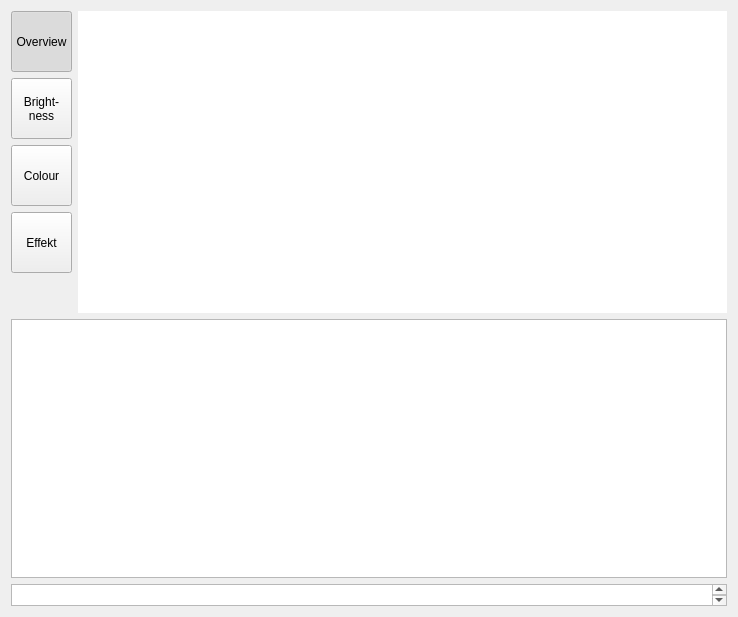
<?xml version="1.0" encoding="UTF-8"?>
<ui version="4.0">
 <class>VCProgrammerForm</class>
 <widget class="QWidget" name="VCProgrammerForm">
  <property name="geometry">
   <rect>
    <x>0</x>
    <y>0</y>
    <width>738</width>
    <height>617</height>
   </rect>
  </property>
  <property name="windowTitle">
   <string>Form</string>
  </property>
  <layout class="QVBoxLayout" name="verticalLayout_2">
   <item>
    <layout class="QHBoxLayout" name="horizontalLayout">
     <item>
      <layout class="QVBoxLayout" name="verticalLayout">
       <item>
        <widget class="QPushButton" name="btnOverview">
         <property name="minimumSize">
          <size>
           <width>61</width>
           <height>61</height>
          </size>
         </property>
         <property name="maximumSize">
          <size>
           <width>61</width>
           <height>61</height>
          </size>
         </property>
         <property name="text">
          <string>Overview</string>
         </property>
         <property name="checkable">
          <bool>true</bool>
         </property>
         <property name="checked">
          <bool>true</bool>
         </property>
         <property name="autoExclusive">
          <bool>true</bool>
         </property>
        </widget>
       </item>
       <item>
        <widget class="QPushButton" name="btnBrightness">
         <property name="minimumSize">
          <size>
           <width>61</width>
           <height>61</height>
          </size>
         </property>
         <property name="maximumSize">
          <size>
           <width>61</width>
           <height>61</height>
          </size>
         </property>
         <property name="text">
          <string>Bright-
ness</string>
         </property>
         <property name="checkable">
          <bool>true</bool>
         </property>
         <property name="autoExclusive">
          <bool>true</bool>
         </property>
        </widget>
       </item>
       <item>
        <widget class="QPushButton" name="btnColour">
         <property name="minimumSize">
          <size>
           <width>61</width>
           <height>61</height>
          </size>
         </property>
         <property name="maximumSize">
          <size>
           <width>61</width>
           <height>61</height>
          </size>
         </property>
         <property name="text">
          <string>Colour</string>
         </property>
         <property name="checkable">
          <bool>true</bool>
         </property>
         <property name="autoExclusive">
          <bool>true</bool>
         </property>
        </widget>
       </item>
       <item>
        <widget class="QPushButton" name="btnEffect">
         <property name="minimumSize">
          <size>
           <width>61</width>
           <height>61</height>
          </size>
         </property>
         <property name="maximumSize">
          <size>
           <width>61</width>
           <height>61</height>
          </size>
         </property>
         <property name="text">
          <string>Effekt</string>
         </property>
         <property name="checkable">
          <bool>true</bool>
         </property>
         <property name="autoExclusive">
          <bool>true</bool>
         </property>
        </widget>
       </item>
       <item>
        <spacer name="verticalSpacer">
         <property name="orientation">
          <enum>Qt::Vertical</enum>
         </property>
         <property name="sizeHint" stdset="0">
          <size>
           <width>20</width>
           <height>40</height>
          </size>
         </property>
        </spacer>
       </item>
      </layout>
     </item>
     <item>
      <widget class="QStackedWidget" name="stackedWidget">
       <widget class="QWidget" name="pageOverview">
        <layout class="QVBoxLayout" name="verticalLayout_3">
         <property name="leftMargin">
          <number>0</number>
         </property>
         <property name="topMargin">
          <number>0</number>
         </property>
         <property name="rightMargin">
          <number>0</number>
         </property>
         <property name="bottomMargin">
          <number>0</number>
         </property>
         <item>
          <widget class="QTextEdit" name="edtOverview">
           <property name="frameShape">
            <enum>QFrame::NoFrame</enum>
           </property>
           <property name="frameShadow">
            <enum>QFrame::Plain</enum>
           </property>
           <property name="undoRedoEnabled">
            <bool>false</bool>
           </property>
           <property name="lineWrapMode">
            <enum>QTextEdit::NoWrap</enum>
           </property>
           <property name="readOnly">
            <bool>true</bool>
           </property>
           <property name="textInteractionFlags">
            <set>Qt::TextSelectableByKeyboard|Qt::TextSelectableByMouse</set>
           </property>
          </widget>
         </item>
        </layout>
       </widget>
       <widget class="QWidget" name="pageBrightness"/>
       <widget class="QWidget" name="pageColour"/>
       <widget class="QWidget" name="pageEffect"/>
      </widget>
     </item>
    </layout>
   </item>
   <item>
    <widget class="QTextEdit" name="edtCommandHelp"/>
   </item>
   <item>
    <widget class="CommandTextEdit" name="edtCommandInput">
     <property name="minimumSize">
      <size>
       <width>0</width>
       <height>22</height>
      </size>
     </property>
     <property name="maximumSize">
      <size>
       <width>16777215</width>
       <height>22</height>
      </size>
     </property>
     <property name="html">
      <string>&lt;!DOCTYPE HTML PUBLIC &quot;-//W3C//DTD HTML 4.0//EN&quot; &quot;http://www.w3.org/TR/REC-html40/strict.dtd&quot;&gt;
&lt;html&gt;&lt;head&gt;&lt;meta name=&quot;qrichtext&quot; content=&quot;1&quot; /&gt;&lt;style type=&quot;text/css&quot;&gt;
p, li { white-space: pre-wrap; }
&lt;/style&gt;&lt;/head&gt;&lt;body style=&quot; font-family:'Sans'; font-size:10pt; font-weight:400; font-style:normal;&quot;&gt;
&lt;p style=&quot;-qt-paragraph-type:empty; margin-top:0px; margin-bottom:0px; margin-left:0px; margin-right:0px; -qt-block-indent:0; text-indent:0px;&quot;&gt;&lt;br /&gt;&lt;/p&gt;&lt;/body&gt;&lt;/html&gt;</string>
     </property>
    </widget>
   </item>
  </layout>
 </widget>
 <customwidgets>
  <customwidget>
   <class>CommandTextEdit</class>
   <extends>QTextEdit</extends>
   <header>virtualconsole/programmer/commandline/commandtextedit.h</header>
  </customwidget>
 </customwidgets>
 <resources/>
 <connections/>
</ui>
